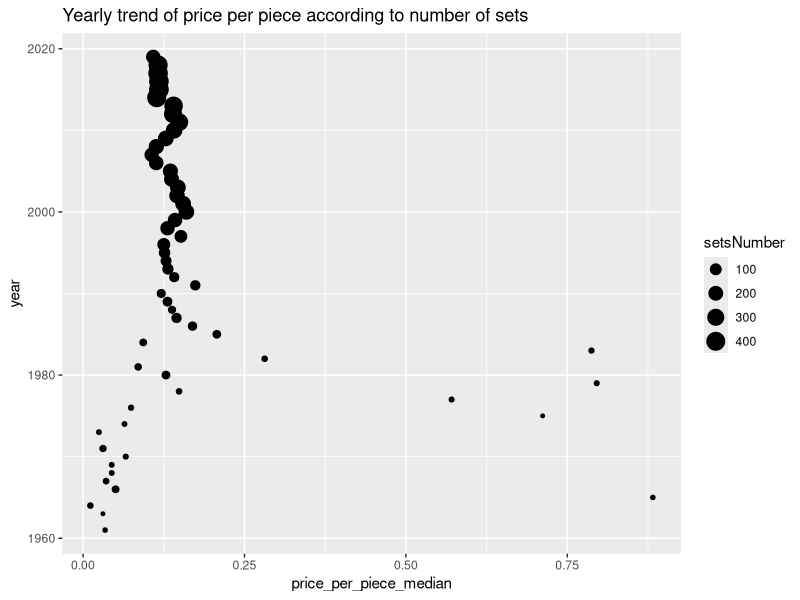

Recreate this plot in R.
## ---- chunk 1
library(tidyverse)
## ---- chunk 2
lego <- read_csv("lego.csv")
## ---- chunk 3
lego <- lego %>% filter(pieces > 0) %>% filter(!is.na(year)) %>% 
  filter(!is.na(retail_price))  %>% filter (retail_price != 0)
# %>% Pipe it to the one before 
## ---- chunk 4
lego2 <- arrange(lego,desc(retail_price)) %>% slice(1:3) #desc = descending order 

## ---- chunk 5
lego <- mutate(lego,price_per_piece = retail_price/pieces)
## ---- chunk 6
lego4<-lego %>% arrange(desc(price_per_piece)) %>% slice(1:5) %>%
  select(name,themegroup,theme,pieces,price_per_piece) 
## ---- chunk 7
lego5 <- lego %>% filter(theme == "The Lord of the Rings") %>%
  group_by(subtheme) %>% summarise(maximum=max(retail_price),minimum=min(retail_price),
                                   count = n())
## ---- chunk 8
lego6 <- group_by(lego, year)
yearly_trends <- summarize(lego6, setsNumber = n(),
                      price_per_piece_median = median(price_per_piece))
## ---- chunk 9
library(ggplot2)
ggplot(data=yearly_trends, mapping=aes(x=price_per_piece_median, 
                                       y=year, size = setsNumber)) + 
  geom_point() + 
  labs(title = "Yearly trend of price per piece according to number of sets") 
